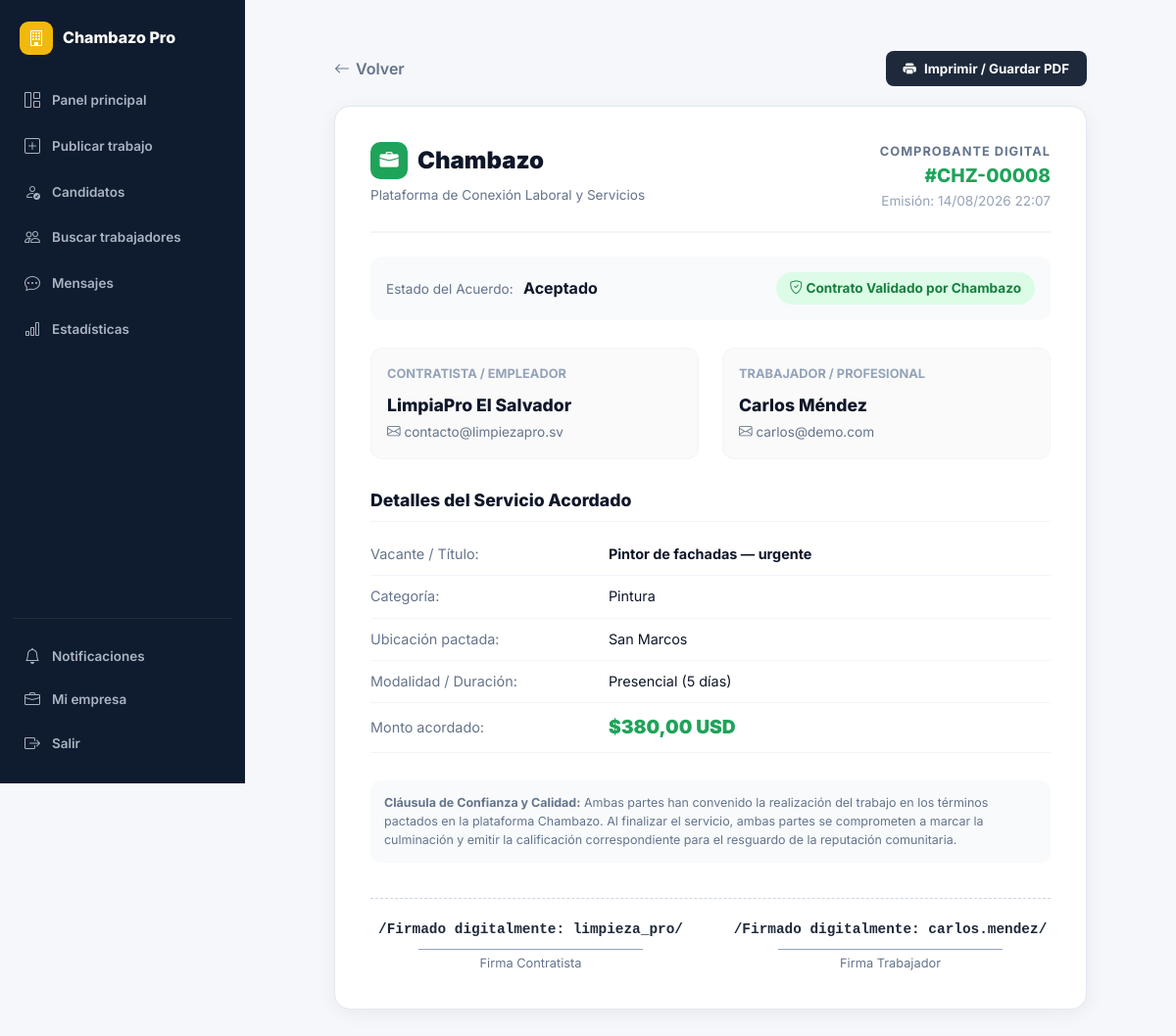
/contrato/8/ (signed in), run on the app's committed database.
### core/models.py (models this page shows, shortened)
class Solicitud(models.Model):
    STATUS_CHOICES = [
        ('pendiente', 'Pendiente'),
        ('en_revision', 'En revisión'),
        ('aceptado', 'Aceptado'),
        ('rechazado', 'Rechazado'),
        ('contratado', 'Contratado'),
        ('en_progreso', 'En progreso'),
        ('completado', 'Completado'),
    ]
    trabajo   = models.ForeignKey(Trabajo, on_delete=models.CASCADE, related_name='solicitudes')
    trabajador= models.ForeignKey(User, on_delete=models.CASCADE, related_name='solicitudes')
    estado    = models.CharField(max_length=20, choices=STATUS_CHOICES, default='pendiente')
    mensaje   = models.TextField(blank=True)
    rapida    = models.BooleanField(default=False)
    tarifa_propuesta = models.DecimalField(max_digits=10, decimal_places=2, null=True, blank=True)
    creado    = models.DateTimeField(auto_now_add=True)
    actualizado = models.DateTimeField(auto_now=True)
    class Meta:
        unique_together = ('trabajo', 'trabajador')
        ordering = ['-creado']

class Trabajo(models.Model):
    ESTADO_VACANTE = [
        ('disponible', 'Disponible'),
        ('en_proceso', 'En proceso'),
        ('ocupada', 'Ocupada'),
    ]
    contratista   = models.ForeignKey(User, on_delete=models.CASCADE, related_name='trabajos_publicados')
    titulo        = models.CharField(max_length=200)
    categoria     = models.CharField(max_length=50, choices=CATEGORY_CHOICES)
    descripcion   = models.TextField()
    requisitos    = models.TextField(blank=True)
    beneficios    = models.TextField(blank=True)
    ubicacion     = models.CharField(max_length=200)
    lat           = models.FloatField(null=True, blank=True)
    lng           = models.FloatField(null=True, blank=True)
    presupuesto   = models.DecimalField(max_digits=10, decimal_places=2)
    es_urgente    = models.BooleanField(default=False)
    estado_vacante= models.CharField(max_length=20, choices=ESTADO_VACANTE, default='disponible')
    activo        = models.BooleanField(default=True)
    creado        = models.DateTimeField(auto_now_add=True)
    actualizado   = models.DateTimeField(auto_now=True)
    habilidades_req = models.JSONField(default=list, blank=True)
    vistas        = models.PositiveIntegerField(default=0)
    modalidad     = models.CharField(max_length=20, choices=[
        ('presencial','Presencial'), ('remoto','Remoto'), ('hibrido','Híbrido')
    ], default='presencial')
    duracion      = models.CharField(max_length=100, blank=True,
                                     help_text='Ej: 3 días, 1 semana')
    verificacion_requerida = models.BooleanField(default=False)
    pagado        = models.BooleanField(default=False)
    fecha_pago    = models.DateTimeField(null=True, blank=True)
    class Meta:
        ordering = ['-creado']

class UserProfile(models.Model):
    ROL_CHOICES = [('trabajador', 'Trabajador'), ('contratista', 'Contratista')]
    user        = models.OneToOneField(User, on_delete=models.CASCADE, related_name='profile')
    rol         = models.CharField(max_length=20, choices=ROL_CHOICES)
    telefono    = models.CharField(max_length=20, blank=True)
    ubicacion   = models.CharField(max_length=100, blank=True)
    lat         = models.FloatField(null=True, blank=True)
    lng         = models.FloatField(null=True, blank=True)
    descripcion = models.TextField(blank=True)
    habilidades = models.JSONField(default=list, blank=True)
    empresa     = models.CharField(max_length=100, blank=True)
    foto        = models.ImageField(upload_to='fotos/', null=True, blank=True)
    verificado  = models.BooleanField(default=False)
    calificacion= models.FloatField(default=0.0)
    total_trabajos = models.IntegerField(default=0)
    notif_email = models.BooleanField(default=True)
    notif_sistema = models.BooleanField(default=True)
    disponible  = models.BooleanField(default=True)   # activo para contratar
    tarifa_hora = models.DecimalField(max_digits=8, decimal_places=2, null=True, blank=True)
    experiencia_anos = models.PositiveIntegerField(default=0)
    portfolio_url = models.URLField(blank=True)
    @property
    def nombre_display(self):
        if self.rol == 'contratista' and self.empresa:
            return self.empresa
        return self.user.get_full_name() or self.user.username

### core/views.py (the view)
# urls.py: path('contrato/<int:sol_pk>/', views.comprobante_contrato, name='comprobante_contrato'),
@login_required
def comprobante_contrato(request, sol_pk):
    sol = get_object_or_404(Solicitud, pk=sol_pk)
    if not (request.user == sol.trabajo.contratista or request.user == sol.trabajador or request.user.is_staff):
        messages.error(request, 'Acceso denegado a este comprobante.')
        return redirect('home')
    ctx = ctx_base(request)
    ctx.update({'solicitud': sol, 'active': 'contrato'})
    return render(request, 'core/comprobante_contrato.html', ctx)

### core/views.py (called while the page is built)
def ctx_base(request):
    ctx = {'GOOGLE_MAPS_KEY': settings.GOOGLE_MAPS_API_KEY}
    if request.user.is_authenticated:
        ctx['notif_count'] = Notificacion.objects.filter(usuario=request.user, leida=False).count()
        if request.user.profile.rol == 'trabajador':
            ctx['urgentes_count'] = Trabajo.objects.filter(activo=True, es_urgente=True).count()
            ctx['solicitudes_pend_count'] = Solicitud.objects.filter(
                trabajador=request.user, estado__in=['pendiente', 'en_revision']).count()
    return ctx

### core/templates/core/comprobante_contrato.html (shortened to what this page needs)
{% extends 'core/base.html' %}
{% block body %}
{% if request.user.profile.rol == 'contratista' %}
  {% include 'core/_sidebar_contratista.html' %}
{% else %}
  {% include 'core/_sidebar_trabajador.html' %}
{% endif %}
<div class="content-container" style="max-width:800px;margin:0 auto;padding:24px 16px;">
  <div class="btn-no-print" style="display:flex;justify-content:space-between;align-items:center;margin-bottom:20px;">
    <a href="{% if request.user.profile.rol == 'contratista' %}{% url 'candidatos_general' %}{% else %}{% url 'mis_solicitudes' %}{% endif %}"
       style="color:#64748b;text-decoration:none;font-weight:600;display:inline-flex;align-items:center;gap:6px;">
      <i class="bi bi-arrow-left"></i> Volver
    </a>
    <button onclick="window.print()" style="background:#1e293b;color:#fff;border:none;padding:10px 18px;border-radius:8px;font-weight:700;cursor:pointer;display:inline-flex;align-items:center;gap:8px;">
      <i class="bi bi-printer-fill"></i> Imprimir / Guardar PDF
    </button>
  </div>
  <div class="card-contrato" style="background:#fff;border-radius:16px;border:1px solid #e2e8f0;padding:36px;box-shadow:0 4px 20px rgba(0,0,0,0.06);">
    <div style="display:flex;justify-content:space-between;align-items:flex-start;border-bottom:2px solid #f1f5f9;padding-bottom:20px;margin-bottom:24px;flex-wrap:wrap;gap:16px;">
      <div>
        <div style="display:flex;align-items:center;gap:10px;margin-bottom:6px;">
          <div style="background:#1FA35A;color:#fff;width:38px;height:38px;border-radius:10px;display:flex;align-items:center;justify-content:center;font-size:1.2rem;">
            <i class="bi bi-briefcase-fill"></i>
          </div>
          <span style="font-size:1.5rem;font-weight:900;color:#0f172a;">Chambazo</span>
        </div>
        <div style="color:#64748b;font-size:0.85rem;">Plataforma de Conexión Laboral y Servicios</div>
      </div>
      <div style="text-align:right;">
        <div style="font-size:0.8rem;color:#64748b;text-transform:uppercase;letter-spacing:1px;font-weight:700;">Comprobante Digital</div>
        <div style="font-size:1.2rem;font-weight:800;color:#1FA35A;">#CHZ-{{ solicitud.id|stringformat:"05d" }}</div>
        <div style="font-size:0.85rem;color:#94a3b8;">Emisión: {{ solicitud.actualizado|date:"d/m/Y H:i" }}</div>
      </div>
    </div>
    <div style="background:#f8fafc;border-radius:12px;padding:16px;margin-bottom:28px;display:flex;justify-content:space-between;align-items:center;flex-wrap:wrap;gap:12px;">
      <div>
        <span style="font-size:0.85rem;color:#64748b;">Estado del Acuerdo:</span>
        <strong style="color:#0f172a;margin-left:6px;text-transform:capitalize;">{{ solicitud.get_estado_display }}</strong>
      </div>
      <span class="badge" style="background:#dcfce7;color:#15803d;padding:6px 14px;border-radius:20px;font-weight:700;font-size:0.85rem;">
        <i class="bi bi-shield-check"></i> Contrato Validado por Chambazo
      </span>
    </div>
    <div style="display:grid;grid-template-columns:1fr 1fr;gap:24px;margin-bottom:28px;">
      <div style="border:1px solid #f1f5f9;border-radius:12px;padding:16px;background:#fafafa;">
        <div style="font-size:0.8rem;font-weight:700;color:#94a3b8;text-transform:uppercase;margin-bottom:8px;">Contratista / Empleador</div>
        <div style="font-size:1.1rem;font-weight:800;color:#0f172a;">{{ solicitud.trabajo.contratista.profile.nombre_display }}</div>
        <div style="color:#64748b;font-size:0.85rem;margin-top:4px;"><i class="bi bi-envelope"></i> {{ solicitud.trabajo.contratista.email }}</div>
      </div>
      <div style="border:1px solid #f1f5f9;border-radius:12px;padding:16px;background:#fafafa;">
        <div style="font-size:0.8rem;font-weight:700;color:#94a3b8;text-transform:uppercase;margin-bottom:8px;">Trabajador / Profesional</div>
        <div style="font-size:1.1rem;font-weight:800;color:#0f172a;">{{ solicitud.trabajador.get_full_name|default:solicitud.trabajador.username }}</div>
        <div style="color:#64748b;font-size:0.85rem;margin-top:4px;"><i class="bi bi-envelope"></i> {{ solicitud.trabajador.email }}</div>
      </div>
    </div>
    <div style="margin-bottom:28px;">
      <h3 style="font-size:1.1rem;font-weight:800;color:#0f172a;margin-bottom:12px;border-bottom:1px solid #f1f5f9;padding-bottom:8px;">
        Detalles del Servicio Acordado
      </h3>
      <table style="width:100%;border-collapse:collapse;font-size:0.9rem;">
        <tbody>
          <tr style="border-bottom:1px solid #f1f5f9;">
            <td style="padding:10px 0;color:#64748b;width:35%;">Vacante / Título:</td>
            <td style="padding:10px 0;font-weight:700;color:#0f172a;">{{ solicitud.trabajo.titulo }}</td>
          </tr>
          <tr style="border-bottom:1px solid #f1f5f9;">
            <td style="padding:10px 0;color:#64748b;">Categoría:</td>
            <td style="padding:10px 0;color:#0f172a;">{{ solicitud.trabajo.get_categoria_display }}</td>
          </tr>
          <tr style="border-bottom:1px solid #f1f5f9;">
            <td style="padding:10px 0;color:#64748b;">Ubicación pactada:</td>
            <td style="padding:10px 0;color:#0f172a;">{{ solicitud.trabajo.ubicacion }}</td>
          </tr>
          <tr style="border-bottom:1px solid #f1f5f9;">
            <td style="padding:10px 0;color:#64748b;">Modalidad / Duración:</td>
            <td style="padding:10px 0;color:#0f172a;">{{ solicitud.trabajo.get_modalidad_display }} ({{ solicitud.trabajo.duracion|default:"Según acuerdo" }})</td>
          </tr>
          <tr style="border-bottom:1px solid #f1f5f9;">
            <td style="padding:10px 0;color:#64748b;">Monto acordado:</td>
            <td style="padding:10px 0;font-size:1.2rem;font-weight:900;color:#1FA35A;">
              ${{ solicitud.tarifa_propuesta|default:solicitud.trabajo.presupuesto }} USD
            </td>
          </tr>
        </tbody>
      </table>
    </div>
    <div style="background:#f8fafc;border-radius:10px;padding:14px;font-size:0.78rem;color:#64748b;line-height:1.5;margin-bottom:24px;">
      <strong>Cláusula de Confianza y Calidad:</strong> Ambas partes han convenido la realización del trabajo en los términos pactados en la plataforma Chambazo. Al finalizar el servicio, ambas partes se comprometen a marcar la culminación y emitir la calificación correspondiente para el resguardo de la reputación comunitaria.
    </div>
    <div style="display:grid;grid-template-columns:1fr 1fr;gap:40px;text-align:center;margin-top:36px;padding-top:20px;border-top:1px dashed #cbd5e1;">
      <div>
        <div style="font-family:'Courier New', monospace;font-size:0.9rem;color:#1e293b;font-weight:700;margin-bottom:8px;">
          /Firmado digitalmente: {{ solicitud.trabajo.contratista.username }}/
        </div>
        <div style="border-top:1px solid #94a3b8;width:70%;margin:0 auto;padding-top:4px;font-size:0.8rem;color:#64748b;">
          Firma Contratista
        </div>
      </div>
      <div>
        <div style="font-family:'Courier New', monospace;font-size:0.9rem;color:#1e293b;font-weight:700;margin-bottom:8px;">
          /Firmado digitalmente: {{ solicitud.trabajador.username }}/
        </div>
        <div style="border-top:1px solid #94a3b8;width:70%;margin:0 auto;padding-top:4px;font-size:0.8rem;color:#64748b;">
          Firma Trabajador
        </div>
      </div>
    </div>
  </div>
</div>
{% include 'core/_sidebar_close.html' %}
{% endblock %}

### static/css/chambazo.css (style rules this page uses)
:root { --green:#1FA35A; --green-dark:#178449; --green-light:#e7f7ee; --green-glow:rgba(31,163,90,.18); --yellow:#F2B90D; --yellow-dark:#c99a08; --yellow-light:#fdf6dc; --red:#e5484d; --red-light:#fdeceb; --blue:#3b82f6; --blue-light:#e8f0fe; --purple:#8b5cf6; --purple-light:#f1ebfe; --navy:#0f1b2e; --navy-2:#16233a; --navy-3:#1c2c47; --dark:#0f172a; --mid:#4b5768; --muted:#8a94a3; --border:#e6e9ee; --bg:#f5f7fa; --white:#ffffff; --r-sm:8px; --r:12px; --r-lg:16px; --r-xl:22px; --sh:0 1px 3px rgba(15,23,42,.06); --sh-md:0 4px 14px rgba(15,23,42,.08); --sh-lg:0 10px 34px rgba(15,23,42,.12); --sh-xl:0 24px 64px rgba(15,23,42,.18); --font:'Inter',system-ui,sans-serif; --tr:all .18s cubic-bezier(.4,0,.2,1); }
*,*::before,*::after { box-sizing:border-box;margin:0;padding:0 }
html { scroll-behavior:smooth }
body { font-family:var(--font);background:var(--bg);color:var(--dark);line-height:1.55;-webkit-font-smoothing:antialiased }
a { color:inherit;text-decoration:none }
input,textarea,select,button { font-family:inherit }

### data on the page
Solicitud: id "00008", actualizado "14/08/2026 22:07", estado "Aceptado", trabajo.contratista.profile.nombre_display "LimpiaPro El Salvador", trabajo.contratista.email "contacto@limpiezapro.sv", trabajador.get_full_name "Carlos Méndez", trabajador.email "carlos@demo.com", trabajo.titulo "Pintor de fachadas — urgente", trabajo.categoria "Pintura", trabajo.ubicacion "San Marcos", trabajo.modalidad "Presencial", trabajo.duracion "5 días", tarifa_propuesta "380,00", trabajo.contratista.username "limpieza_pro", trabajador.username "carlos.mendez"
